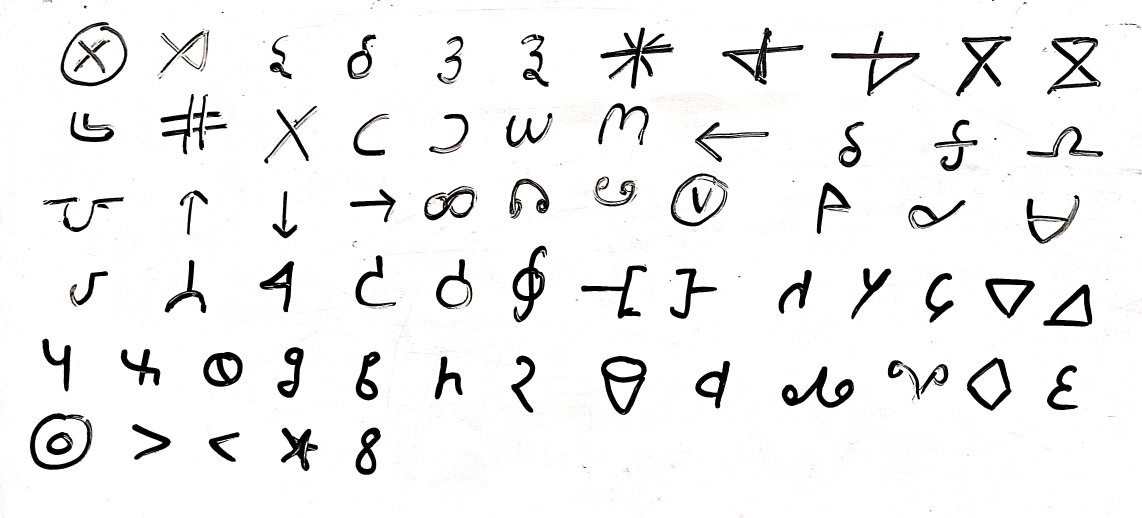
#> input picture images/alpha1.jpeg, 3426 x 1554 px (shown at 1/3 size)
$ python -i app.py   (imports and definitions only)
#> lines starting #> are read from the running program, lines starting #| are printed output that depends on the picture; after the words box and inside, x2 and y2 are one past the last pixel; in counts of white or black regions, pixels touching at a corner belong together
#> in character_segmentation, image is the input picture: shape (1554, 3426, 3); mean B, G, R 239.6, 239.6, 239.8
### final project/preprocessing.py
# code to implement preprocessing of image to achieve optical character recognition

# installing necessary libraries
import cv2
import numpy as np
import math
from PIL import Image
from matplotlib import pyplot as plt


# function to display images
# [34 lines left out: functions display, resize_image, not called in this run]


# function to sharpen the input image.
def sharpen_image(image, strength=1):
    """
    Args:
    image: Input image (numpy array).
    strength: Strength of the sharpening effect (optional, default=1).
                Increase strength for stronger sharpening, decrease for weaker sharpening.
    """
    kernel = np.array([[0, -1, 0], [-1, 5 * strength, -1], [0, -1, 0]])
    sharpened_image = cv2.filter2D(image, -1, kernel)
    return sharpened_image


# function to adjust the brightness and contrast of the input image.
def adjust_brightness_contrast(image, brightness=0, contrast=1):
    """
    Args:
    image: Input image (numpy array).
    brightness: Value to adjust the brightness (optional, default=0).
                  Positive values increase brightness, negative decrease.
    contrast: Value to adjust the contrast (optional, default=1).
                Values greater than 1 increase contrast, less than 1 decrease.
    """
#> called with brightness = 1.5, contrast = 1.2
    adjusted_image = cv2.convertScaleAbs(image, alpha=contrast, beta=brightness)
    return adjusted_image


# function to invert images
def invert(file):
    invert_img = cv2.bitwise_not(file)
    return invert_img


# function for thresholding image to remove noise and lines
def thresholding(image):
    gray = cv2.cvtColor(image, cv2.COLOR_BGR2GRAY)  # Convert to grayscale
    return cv2.threshold(gray, 0, 255, cv2.THRESH_BINARY + cv2.THRESH_OTSU)[1]
#> returned value: shape (1554, 3426); 94.2% white; 453 black regions (320 under 20 px), largest, box (x1, y1, x2, y2) and area: (2345, 1099, 2561, 1223) 8592, (1803, 1068, 1940, 1245) 8467, (1538, 737, 1641, 967) 7907


# function to binarize image
# [11 lines left out: function binarize, not called in this run]


# function to remove noise
def noise_remove(file):
    kernel = np.ones((1,1), np.uint8)
    img = cv2.dilate(file, kernel, iterations=1)
    kernel = np.ones((1,1), np.uint8)
    img = cv2.erode(img, kernel, iterations=1)
    img = cv2.morphologyEx(img,cv2.MORPH_CLOSE, kernel)
    img = cv2.medianBlur(img, 3)
#> img: shape (1554, 3426); 94.2% white; 253 black regions (118 under 20 px), largest, box (x1, y1, x2, y2) and area: (2345, 1099, 2561, 1223) 8689, (1803, 1068, 1940, 1245) 8564, (1538, 737, 1641, 967) 7993
    return (img)


# Dilation enlarges light objects in an image (regardless of whether you use positive or negative offset values). Dilation eliminates small dark gaps and holes and enlarges lighter features such as thin lines and fine detail.
# Erosion shrinks light objects in an image (regardless of whether you use positive or negative offset values). Erosion eliminates lighter features such as thin lines, fine detail, and small islands, and enlarges dark holes and gaps.
# In a morphological operation, the origin pixel of the structuring element is superimposed on a pixel in the source image.
# 1. For a dilation operation, the offset value at each pixel location in the structuring element is added to the value of its corresponding pixel in the source image. This yields a sum for each pixel location in the structuring element. The result is the maximum of these sums.
# 2.For an erosion operation, the offset value at each pixel location in the structuring element is subtracted from the value of its corresponding pixel in the source image. This yields a difference for each pixel location in the structuring element. The result is the minimum of these differences.


# function to erode image
def thin_font(file):
    img = invert(file)
#> in invert, `invert_img = cv2.bitwise_not(file)`:
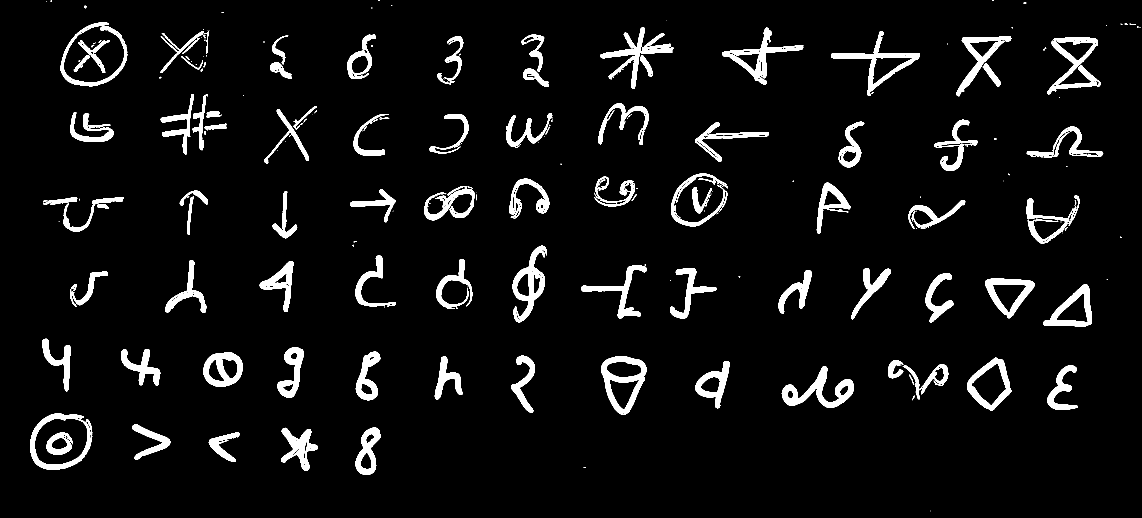
#> invert_img: shape (1554, 3426) (shown at 1/3 size); 5.8% white; 253 white regions (118 under 20 px), largest, box (x1, y1, x2, y2) and area: (2345, 1099, 2561, 1223) 8689, (1803, 1068, 1940, 1245) 8564, (1538, 737, 1641, 967) 7993
    kernel = np.ones((3,3), np.uint8)
    img = cv2.erode(img, kernel, iterations=1)
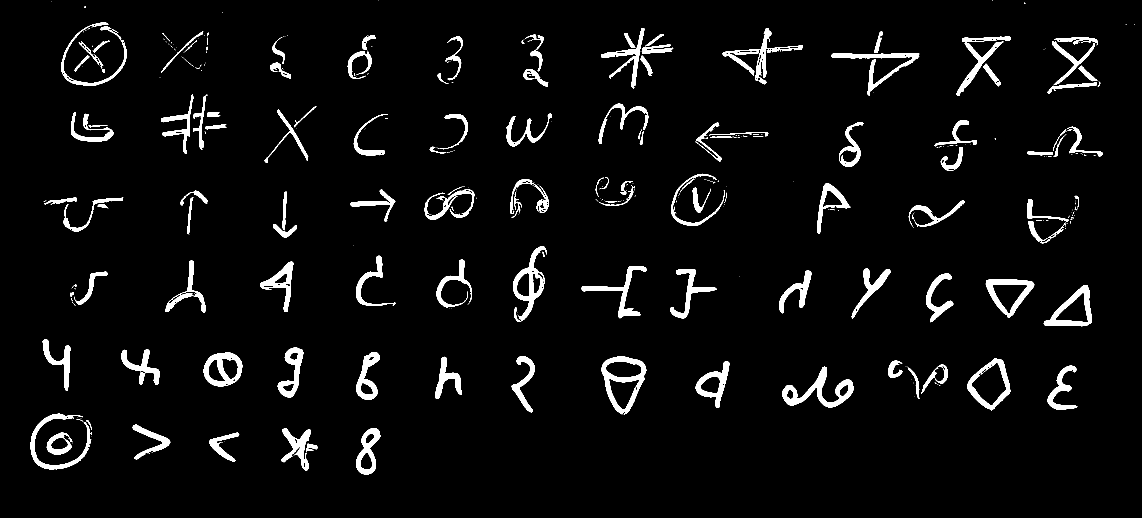
#> img: shape (1554, 3426) (shown at 1/3 size); 4.4% white; 395 white regions (260 under 20 px), largest, box (x1, y1, x2, y2) and area: (2347, 1100, 2560, 1222) 7417, (1804, 1069, 1939, 1243) 7187, (1539, 738, 1640, 966) 6353
    img = invert(img)
#> in invert (call 2), `invert_img = cv2.bitwise_not(file)`:
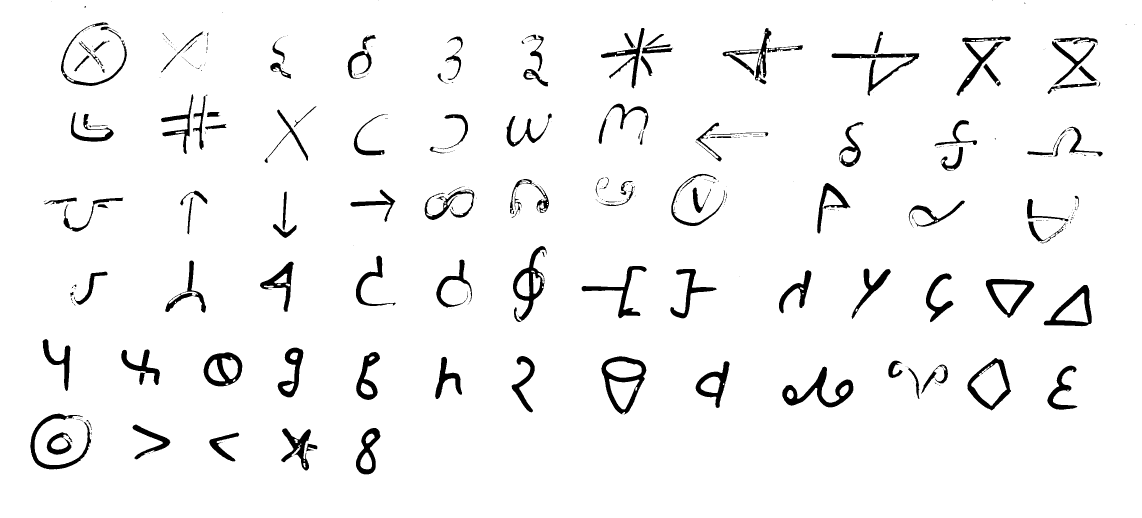
#> invert_img: shape (1554, 3426) (shown at 1/3 size); 95.6% white; 395 black regions (260 under 20 px)
    return (img)

# function to dilate image
# [40 lines left out: functions thick_font, deskew, not called in this run]


# Function to remove borders
def remove_borders(img):
    contours, hierarchy = cv2.findContours(img, cv2.RETR_EXTERNAL, cv2.CHAIN_APPROX_SIMPLE)
#> contours = 1 contour; box (x1, y1, x2, y2) and area: (0, 0, 3426, 1554) 5319021
    if contours:
        cntsSorted = sorted(contours, key=lambda x: cv2.contourArea(x))
#> cntsSorted has the same summary as contours
        cnt = cntsSorted[-1]
#> cnt = contour of 12 points, box (x1, y1, x2, y2) (0, 0, 3426, 1554), area 5319021
        x, y, w, h = cv2.boundingRect(cnt)
#> x = 0; y = 0; w = 3426; h = 1554
        crop = img[y:y + h, x:x + w]
        return crop
    else:
        return img  # Return the original image if no contours are found


#function to add border
def add_border(file):
    color = [255, 255, 255] # 'cause purple!
    # border widths; I set them all to 150
    top, bottom, left, right = [150]*4
    return cv2.copyMakeBorder(file, top, bottom, left, right, cv2.BORDER_CONSTANT, value=color)
#> returned value: shape (1854, 3726); 96.6% white; 395 black regions (260 under 20 px), largest, box (x1, y1, x2, y2) and area: (2497, 1250, 2710, 1372) 7417, (1954, 1219, 2089, 1393) 7187, (1689, 888, 1790, 1116) 6353


def preprocess_image(img):

    # resiz_img = resize_image(img, 1)
    brightness = 1.5  # Adjust as desired
    contrast = 1.2  # Adjust as desired
    adjusted_img = adjust_brightness_contrast(img, brightness=brightness, contrast=contrast)
    sharp_img = sharpen_image(adjusted_img)
    # inverted_img = invert(img)
    thres_img= thresholding(sharp_img)
    # binary_img = binarize(thres_img)
    noise_rem = noise_remove(thres_img)
    erode_img = thin_font(noise_rem)
    # dilate_img = thick_font(noise_rem)
    # deskew_img = deskew(dilate_img)
    no_border = remove_borders(erode_img)
    yes_border = add_border(no_border)

    return yes_border

# [8 lines of commented-out code are left out]

### final project/app.py
import cv2
import numpy as np
import joblib
from preprocessing import preprocess_image
from skimage.feature import hog

# Load the trained classifier from the joblib file
model_path = r'C:\Users\amans\OneDrive\Documents\GitHub\stat_sem2_project\final project\model.joblib'
# [1 line not run here, left out]

# Function to extract HOG features from an image
def extract_hog_features(image):
    # Preprocess the image
    img_res = cv2.resize(image, (64, 128), interpolation=cv2.INTER_AREA)
    hog_img = hog(img_res, orientations=9, pixels_per_cell=(8, 8), cells_per_block=(1, 1))
    return hog_img

def predict_character(image):
    # Extract HOG features from the image
    hog_features = extract_hog_features(image)

    # Predict the label for the image using the loaded classifier
    predicted_label = loaded_model.predict([hog_features])

    return str(predicted_label[0])

def character_segmentation(image_path):
    # Load the image
    image = cv2.imread(image_path)
    # Preprocess the image
    preprocessed_image = preprocess_image(image)
    # Calculate the resizing ratio based on both width and height
    max_display_width = 1000  # Maximum width for display
    max_display_height = 800  # Maximum height for display
    width_ratio = max_display_width / image.shape[1]
#> width_ratio = 0.292
    height_ratio = max_display_height / image.shape[0]
#> height_ratio = 0.515
    resizing_ratio = min(width_ratio, height_ratio)
#> resizing_ratio = 0.292

    # Resize the image to fit the screen without cropping
    resized_image = cv2.resize(preprocessed_image, None, fx=resizing_ratio, fy=resizing_ratio, interpolation=cv2.INTER_AREA)


    # Apply thresholding
    _, thresh_img = cv2.threshold(resized_image, 120, 255, cv2.THRESH_BINARY_INV)
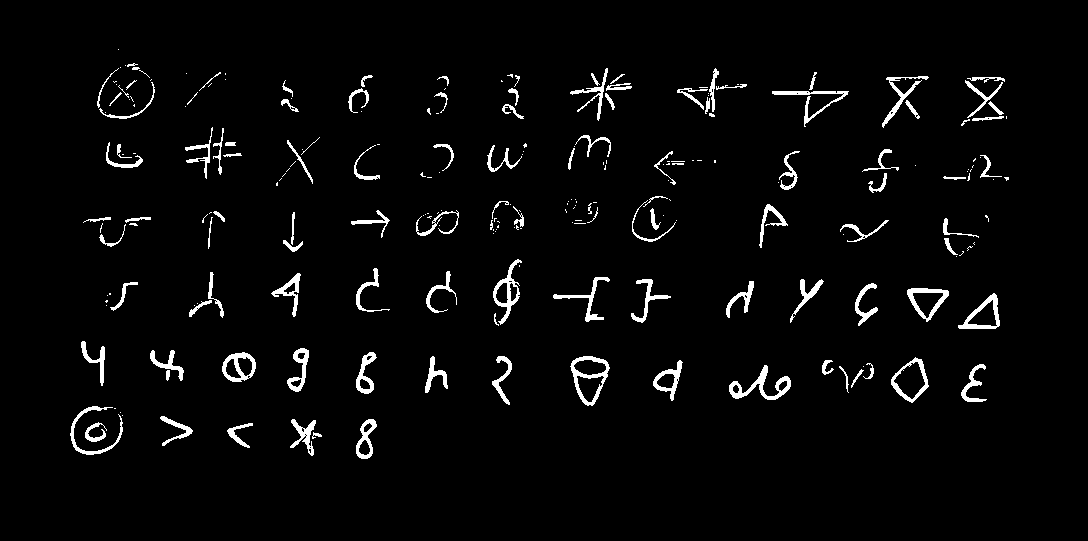
#> thresh_img: shape (541, 1088); 3.3% white; 238 white regions (124 under 20 px), largest, box (x1, y1, x2, y2) and area: (729, 365, 791, 400) 630, (570, 356, 610, 406) 600, (493, 259, 522, 325) 516

    # Dilation to increase border width
    kernel = np.ones((5, 5), np.uint8)
    dilated_img = cv2.dilate(thresh_img, kernel, iterations=1)
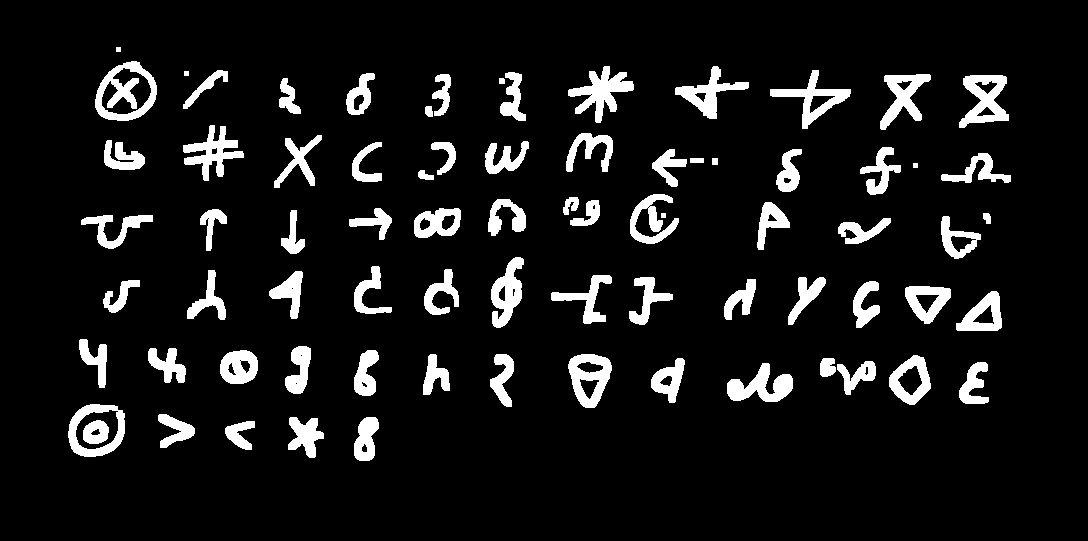
#> dilated_img: shape (541, 1088); 9.1% white; 77 white regions

    # Find contours
    contours, _ = cv2.findContours(dilated_img.copy(), cv2.RETR_EXTERNAL, cv2.CHAIN_APPROX_SIMPLE)
#> contours = 76 contours, 4 with area under 20; largest, box (x1, y1, x2, y2) and area: (95, 61, 157, 121) 2718, (68, 404, 125, 457) 2410, (568, 354, 612, 408) 1655, (959, 75, 1009, 128) 1540, (770, 70, 851, 129) 1385

    # Draw bounding boxes with adjusted border width and predict characters
    for cnt in contours:
        x, y, w, h = cv2.boundingRect(cnt)

        # [14 lines of commented-out code are left out]
        cv2.rectangle(resized_image, (x, y), (x + w, y + h), (155, 0, 255), 2)

        # Predict character and draw text below the bounding box
        predicted_char = predict_character(resized_image[y:y+h, x:x+w])
        cv2.putText(resized_image, predicted_char, (x, y + h + 20), cv2.FONT_HERSHEY_SIMPLEX, 1, (0, 0, 0), 2)
#> this loop made 1 pass
#> (x, y, w, h) on pass 1: (225, 421, 30, 29)
#> pass 1, in extract_hog_features, `img_res = cv2.resize(image, (64, 128), interpolation=cv2.INTER_AREA)`:
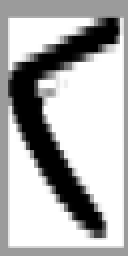
#> img_res: shape (128, 64) (shown 2 times larger); min 0, max 255, mean 177.6
#> after the loop:
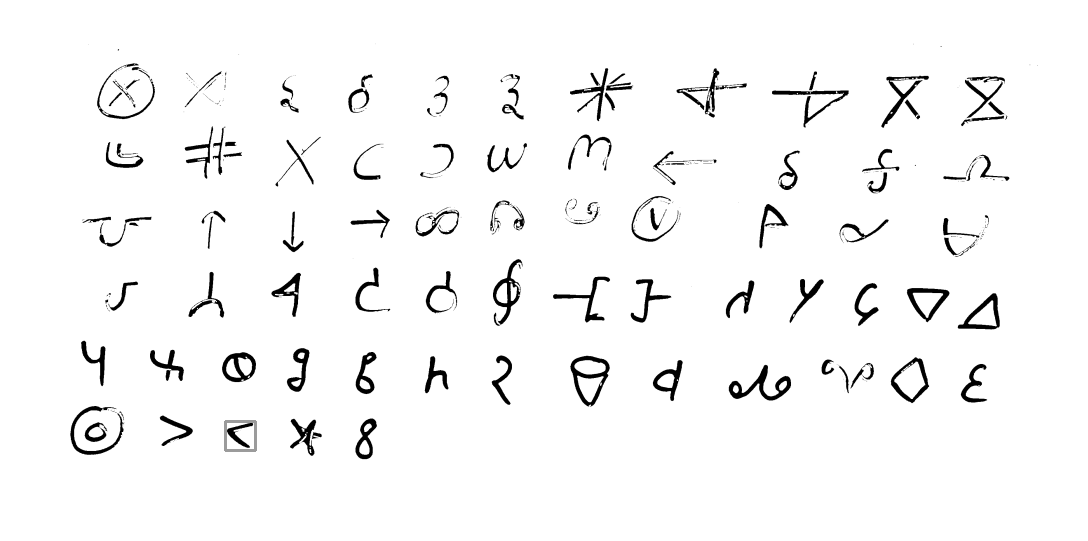
#> resized_image: shape (541, 1088); min 0, max 255, mean 246.3

    # Display the result
    cv2.imshow('Character Segmentation', resized_image)
    cv2.waitKey(0)
    cv2.destroyAllWindows()

# Example usage
image_path = r"C:\Users\amans\OneDrive\Documents\GitHub\stat_sem2_project\images\alpha1.jpeg"
# [1 line not run here, left out]

#> (the run stopped early here; a loop or call above may not have finished)
